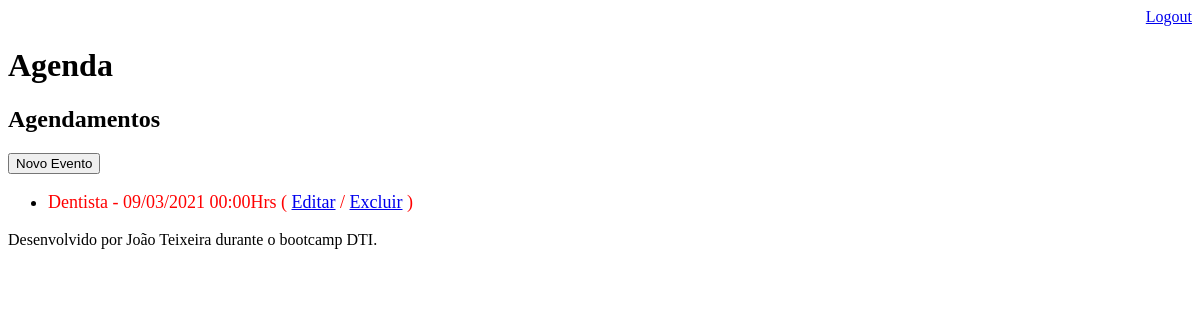
The page /agenda/ (signed in) on the database as committed earlier.
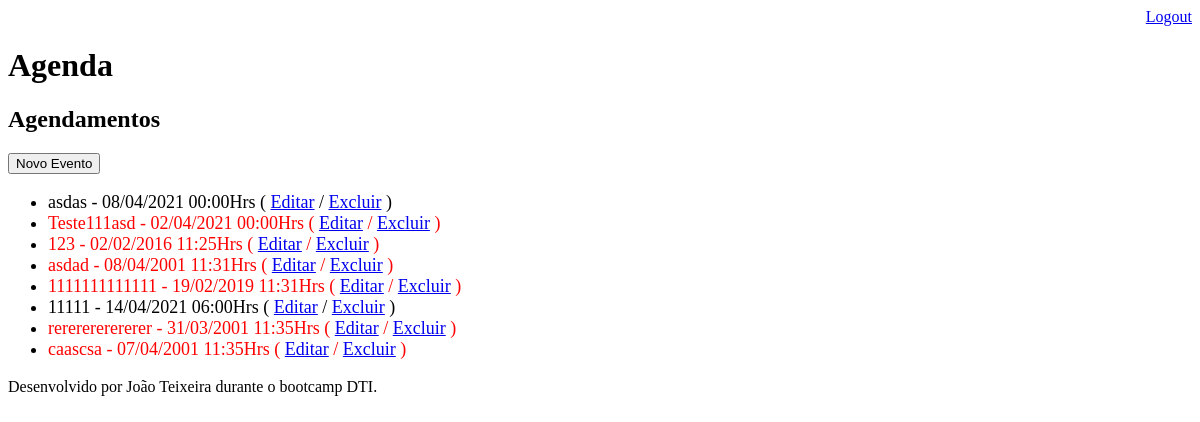
The same page on the database as committed later.
### core/models.py (models this page shows, shortened)
class Evento(models.Model):
    titulo = models.CharField(max_length=100)
    descricao = models.TextField(blank=True, null=True)
    data_evento = models.DateTimeField()
    data_criacao = models.DateTimeField(auto_now=True)
    usuario = models.ForeignKey(User, on_delete=models.CASCADE)
    class Meta:
        db_table = 'evento'
    def get_data_evento(self):
        return self.data_evento.strftime('%d/%m/%Y %H:%MHrs')
    def get_evento_atrasado(self):
        if self.data_evento < datetime.now():
            return True
        else:
            return False

### core/views.py (the view)
# urls.py: path('agenda/', views.lista_eventos),
@login_required(login_url='/login/')
def lista_eventos(request):
    usuario = request.user
    evento = Evento.objects.filter(usuario=usuario)
    dados = {'eventos': evento}
    return render(request, 'agenda.html', dados)

### templates/agenda.html
{% extends "model-page.html" %}
{% block content %}
    <h2>Agendamentos</h2>
    <a href="evento/">
        <button type="button">Novo Evento</button>
    </a>
    <ul style="font-size: 18px">
    {% for evento in eventos %}
        <li>
            <div style={% if evento.get_evento_atrasado %}
                          "color:red"
                         {% endif %}>
                {{ evento.titulo }} - {{ evento.get_data_evento }}
                ( <a href="evento/?id={{evento.id}}">Editar</a>
                / <a href="evento/delete/{{ evento.id }}">Excluir</a> )
            </div>
        </li>
    {% endfor %}
    </ul>
{% endblock %}

### templates/model-page.html
<!DOCTYPE html>
<html lang="en">
<head>
    {% include "model-header.html" %}
</head>
<body>
    {% block content %} {% endblock %}
    {% include "model-footer.html" %}
</body>
</html>

### templates/model-header.html (shortened to what this page needs)
<div align="right">
<a href="/logout">Logout</a>
</div>
<h1>Agenda</h1>

### templates/model-footer.html
<p>Desenvolvido por João Teixeira durante o bootcamp DTI.</p>

Rows that differ between the two databases and show on the page:
removed Evento: titulo "Dentista", get_data_evento "09/03/2021 00:00Hrs"
added Evento: titulo "asdas", get_data_evento "08/04/2021 00:00Hrs"
added Evento: titulo "Teste111asd", get_data_evento "02/04/2021 00:00Hrs"
added Evento: titulo "123", get_data_evento "02/02/2016 11:25Hrs"
added Evento: titulo "asdad", get_data_evento "08/04/2001 11:31Hrs"
added Evento: titulo "1111111111111", get_data_evento "19/02/2019 11:31Hrs"
added Evento: titulo "11111", get_data_evento "14/04/2021 06:00Hrs"
added Evento: titulo "rererererererer", get_data_evento "31/03/2001 11:35Hrs"
added Evento: titulo "caascsa", get_data_evento "07/04/2001 11:35Hrs"
